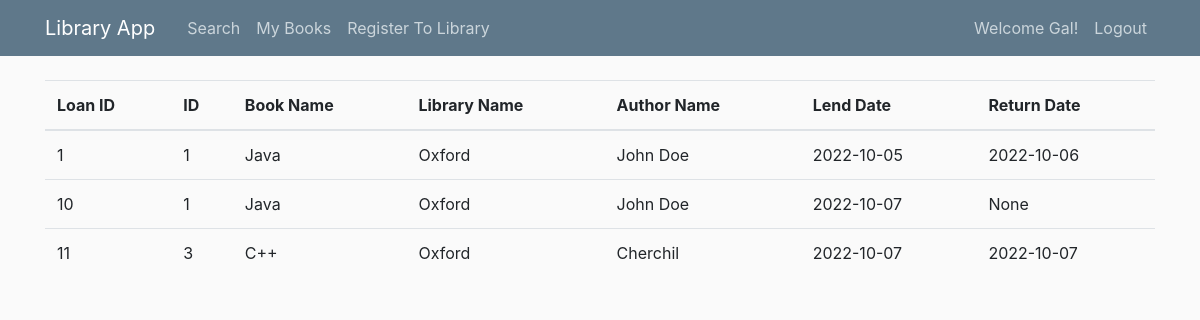
Before: /booksHistory (signed in) with the older database file.
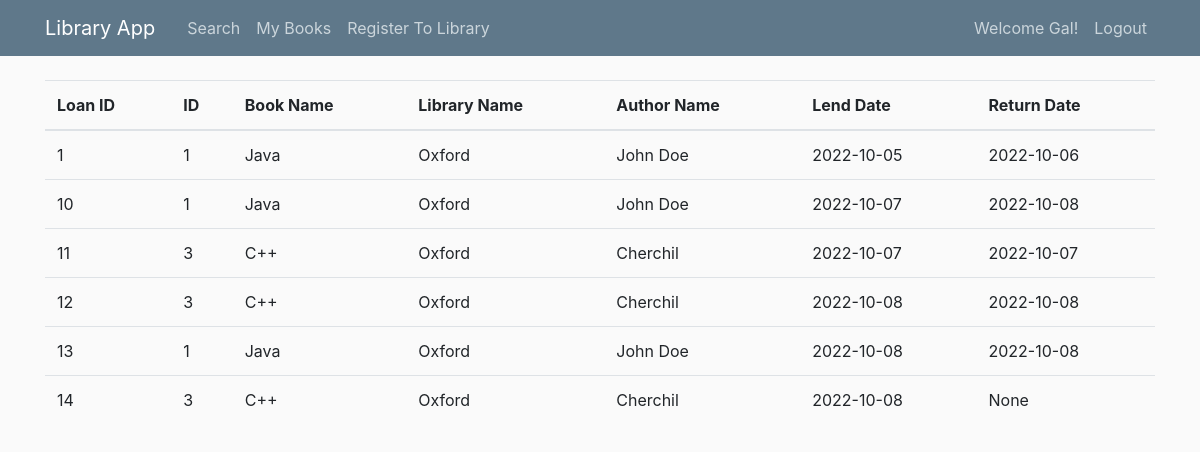
After: the same page with the newer database file.
### models.py (models this page shows, shortened)
class User(db.Model, UserMixin):
    id = db.Column(db.Integer, primary_key=True)  # ID - primary key
    firstName = db.Column(db.String(30), nullable=False)  # firstName - cannot be null
    lastName = db.Column(db.String(30), nullable=False)  # lastName - cannot be null
    email = db.Column(db.String(120), unique=True, nullable=False)  # email - must be unique and cannot be null
    password_hash = db.Column(db.String(128), nullable=False)
    memberAt = db.relationship('Membership', backref='membership', lazy=True)
    @property
    def password(self):
        raise AttributeError('password is not a readable attribute')

class LoanedBook(db.Model):
    loan_id = db.Column(db.Integer, primary_key=True, autoincrement=True)  # loan_id - autoincrement primary key
    member_number = db.Column(db.Integer, db.ForeignKey('membership.member_number'), nullable=False)
    book_id = db.Column(db.Integer, db.ForeignKey('book_in_library.id'), nullable=False)
    library_name = db.Column(db.String(50), nullable=False)
    loan_date = db.Column(db.String(15), nullable=False)  # loan_date - cannot be null
    return_date = db.Column(db.String(15))  # return_date - can be null, will update when book is returned

class BookInLibrary(db.Model):
    id = db.Column(db.Integer, primary_key=True, autoincrement=True)  # id - autoincrement primary key
    book_name = db.Column(db.String(30), db.ForeignKey('book.bookName'), nullable=False)
    library_name = db.Column(db.String(50), db.ForeignKey('library.libraryName'), nullable=False)
    loan_book_id = db.relationship('LoanedBook', backref='b_id', lazy=True)

class Book(db.Model):
    bookName = db.Column(db.String(30), primary_key=True)  # bookName - primary key
    authorName = db.Column(db.String(30), nullable=False)  # authorName-  cannot be null
    genre_type = db.Column(db.String(30), db.ForeignKey('genre.genre_type'), nullable=False)
    book_il = db.relationship('BookInLibrary', backref='book', lazy=True)

### library.py (the view)
@app.route('/booksHistory', methods=['GET', 'POST'])
@login_required
def books_history():
    user1 = current_user  # Getting the information of the logged user
    current_member = Membership.query.filter_by(member_id=user1.id).first()
    b = LoanedBook.query.filter_by(member_number=current_member.member_id)
    return render_template('booksHistory.html', books=b)  # Rendering the 'books history' template

### models.py (called while the page is built)
@login_manager.user_loader
def load_user(user_id):
    return User.query.get(int(user_id))

### templates/booksHistory.html
{% extends "books_layout.html" %}
{% block headers %}
    <th scope="col">Loan ID</th>
    <th scope="col">ID</th>
    <th scope="col">Book Name</th>
    <th scope="col">Library Name</th>
    <th scope="col">Author Name</th>
    <th scope="col">Lend Date</th>
    <th scope="col">Return Date</th>
{% endblock headers%}
{% block body %}
    {% for book in books %}
    <tr>
        <td>{{ book.loan_id }}</td>
        <td>{{ book.book_id }}</td>
        <td>{{ book.b_id.book_name }}</td>
        <td>{{ book.library_name }}</td>
        <td>{{ book.b_id.book.authorName }}</td>
        <td>{{ book.loan_date }}</td>
        <td>{{ book.return_date }}</td>
    </tr>
    {% endfor %}
{% endblock body%}

### templates/books_layout.html
{% extends "layout.html" %}
{% block content %}
<table class="table table-hover">
    <thead>
    <tr>
        {% block headers %}{% endblock %}
    </tr>
    </thead>
    <tbody>
        {% block body %}{% endblock %}
    </tbody>
</table>
{% endblock content %}

### templates/layout.html (shortened to what this page needs)
<!DOCTYPE html>
<html>
<head>
    <link rel="stylesheet" href="https://cdn.jsdelivr.net/npm/bootstrap@4.3.1/dist/css/bootstrap.min.css">
    <link rel="stylesheet" type="text/css" href="{{ url_for('static', filename='main.css') }}">
</head>
<body>
    <header class="site-header">
        <nav class="navbar navbar-expand-md navbar-dark bg-steel fixed-top">
            <div class="container">
                <a class="navbar-brand mr-4" href="/">Library App</a>
                <div class="collapse navbar-collapse" id="navbarToggle">
                    <div class="navbar-nav mr-auto">
                        <a class="nav-item nav-link" href="{{ url_for('search') }}">Search</a>
                        <a class="nav-item nav-link" href="{{ url_for('owned_books') }}">My Books</a>
                        <a class="nav-item nav-link" href="{{ url_for('register_to_library') }}">Register To Library</a>
                    </div>
                    <div class="navbar-nav">
                        {% if current_user.is_authenticated %}
                            <a class="nav-item nav-link" href="{{ url_for('books_history') }}">Welcome {{current_user.firstName}}!</a>
                            <a class="nav-item nav-link" href="{{ url_for('logout') }}">Logout</a>
                        {% else %}
                            <a class="nav-item nav-link" href="{{ url_for('login') }}">Login</a>
                            <a class="nav-item nav-link" href="{{ url_for('register') }}">Register</a>
                        {% endif %}
                    </div>
                </div>
            </div>
        </nav>
    </header>
    <main role="main" class="container">
        <div class="row">
            <div class="col-md-12">
                {% block content %}{% endblock %}
            </div>
        </div>
    </main>
</body>
</html>

### static/main.css (style rules this page uses)
body { background: #fafafa; color: #333333; margin-top: 5rem; }
.bg-steel { background-color: #5f788a; }
.site-header .navbar-nav .nav-link { color: #cbd5db; }

Changed rows visible on the page:
changed LoanedBook id 10: return_date "None" → "2022-10-08"
added LoanedBook: loan_id "12", book_id "3", b_id.book_name "C++", library_name "Oxford", b_id.book.authorName "Cherchil", loan_date "2022-10-08", return_date "2022-10-08"
added LoanedBook: loan_id "13", book_id "1", b_id.book_name "Java", library_name "Oxford", b_id.book.authorName "John Doe", loan_date "2022-10-08", return_date "2022-10-08"
added LoanedBook: loan_id "14", book_id "3", b_id.book_name "C++", library_name "Oxford", b_id.book.authorName "Cherchil", loan_date "2022-10-08", return_date "None"
